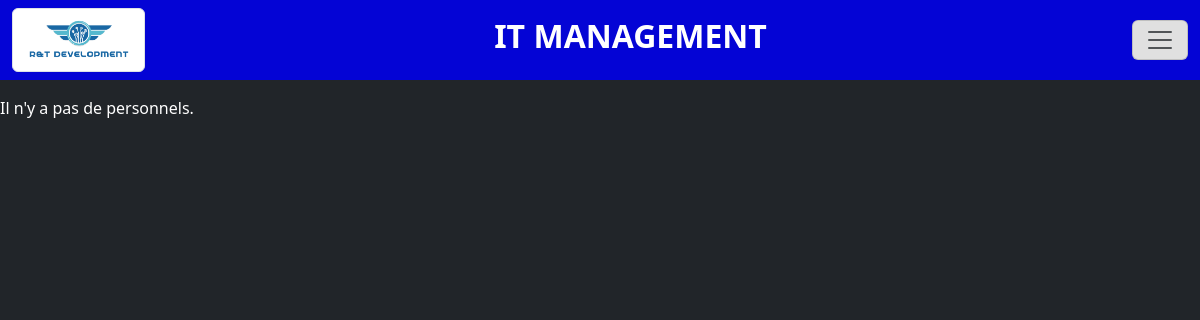
Before: /project/liste_personnel/ with the older database file.
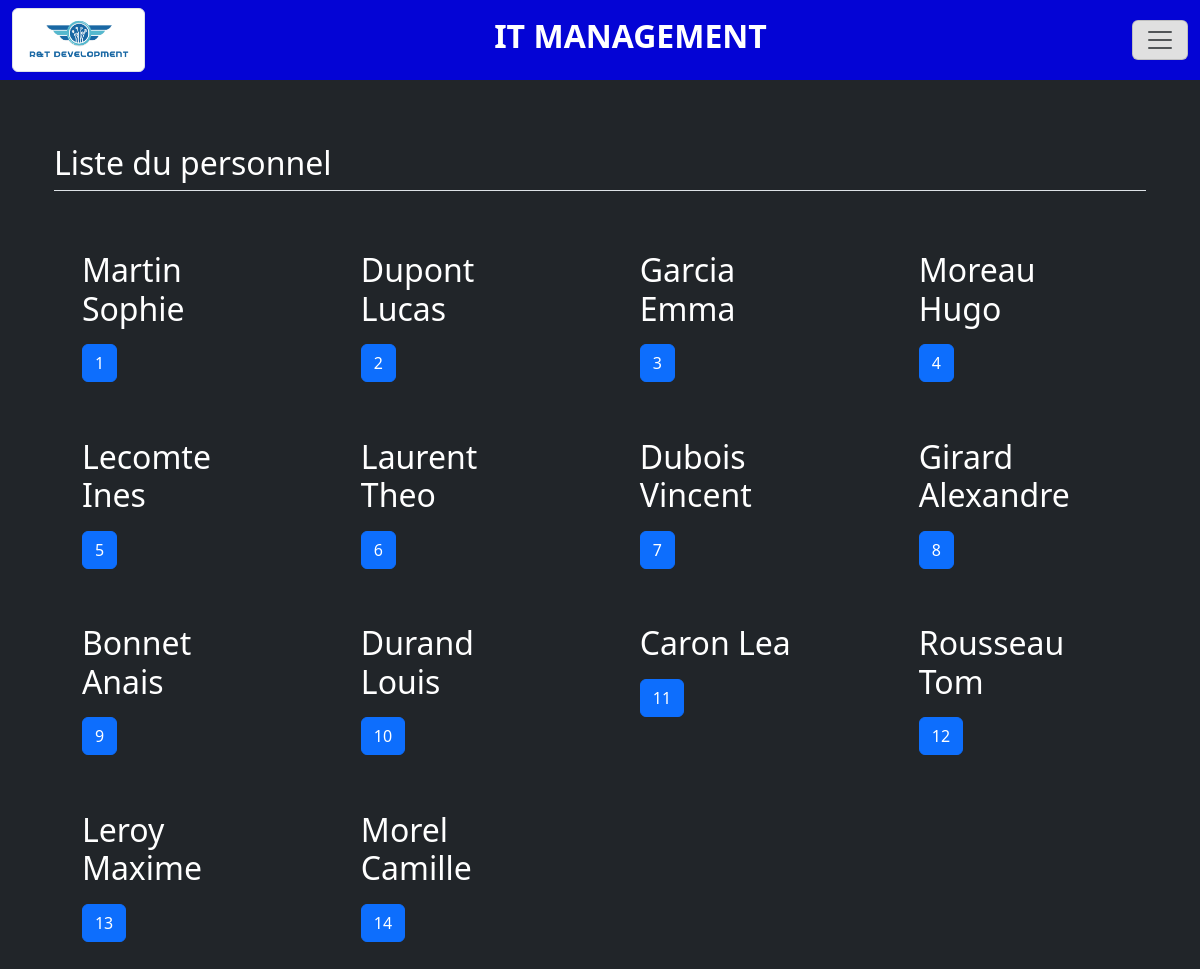
After: the same page with the newer database file.
### project/models.py (models this page shows)
class Personnel(models.Model):
    POSTE = (
        ('Technicien', ('Technicien - Takes care of the maintenance')),
        ('Manager', ('Manager - Lead a team of Technicien')),
        ('Employee', ('Employee - Work on the PC/Mac at the office')),
        ('Administrator', ('Administrator - Install the network and maintain it'))
    )
    ETAT = (
        ('connecte', ('Utilisateur en ligne')),
        ('hors ligne', ('Utilisateur hors ligne')),
    )
    id = models.AutoField(primary_key=True, editable=False)
    nom = models.CharField(max_length=20)
    prenom = models.CharField(max_length=15)
    poste = models.CharField(max_length=32, choices=POSTE, default='Employee')
    etat = models.CharField(max_length= 16, choices=ETAT, default='connecte')

### project/views.py (the view)
# urls.py: path('liste_personnel/', views.liste_personnel, name='liste_personnel'),
def liste_personnel(request) :
    personnels = Personnel.objects.all()
    context = {
        'personnels' : personnels,
    }
    return render(request, 'templates/liste_personnel.html', context)

### project/templates/liste_personnel.html (shortened to what this page needs)
{% extends "index.html" %}
{% block sidebar %}
  <nav class="navbar nvbar fixed-top">
    <div class="container-fluid">
        {% load static %}
      <img src="{% static 'images/rtdev.png' %}" class="rtdev img-thumbnail" alt="...">
      <h1 class="navbar-brand fs-2 fw-semibold text-center ">IT MANAGEMENT</h1>
      <button class="navbar-toggler" type="button" data-bs-toggle="offcanvas" data-bs-target="#offcanvasNavbar" aria-controls="offcanvasNavbar" aria-label="Toggle navigation">
        <span class="navbar-toggler-icon"></span>
      </button>
    </div>
  </nav>
  <div class="longueur"></div>
  {% endblock %}
  {% block content %}
  {% if personnels %}
      <div class="container px-4 py-5" id="hanging-icons">
          <h2 class="pb-2 border-bottom">Liste du personnel</h2>
          <div class="row g-4 py-5 row-cols-1 row-cols-lg-5">
              {% for personnel in personnels %}
                  <div class="col d-flex align-items-start mach_block">
                      <div>
                      <h3 class="fs-2">{{ personnel.nom}} {{personnel.prenom}}</h3>
                      <a href="{% url 'personnel_view' personnel.id %}" class="btn btn-primary">
                          {{ personnel.id}}
                      </a>
                      </div>
                  </div>
              {% endfor %}
          </div>
      </div>
      {% else %}
      <p>Il n'y a pas de personnels.</p>
  {% endif %}
{% endblock %}

### project/templates/index.html (shortened to what this page needs)
<!DOCTYPE html>
<html lang="en">
<head>
    {% load static %}
    <link rel="stylesheet" href="{% static 'css/bootstrap.min.css' %}">
    <link rel="stylesheet" href="{% static 'css/style.css' %}">
</head>
<body>
    {% block sidebar %}{% endblock %}
      {% block content %}
      {% endblock %}
</body>
</html>

### project/static/css/style.css (style rules this page uses)
.nvbar { background-color: rgb(4, 4, 213); }
.navbar-brand { color: white; text-transform: uppercase; }
.navbar-toggler { background-color: #E0E0E0; }
body { background-color: #212529; color: white; }
.rtdev { height: 4rem; }
.longueur { height: 6rem; }
.mach_block { margin: 1.744rem; }

Changed rows visible on the page:
added Personnel: nom "Martin", prenom "Sophie", id "1"
added Personnel: nom "Dupont", prenom "Lucas", id "2"
added Personnel: nom "Garcia", prenom "Emma", id "3"
added Personnel: nom "Moreau", prenom "Hugo", id "4"
added Personnel: nom "Lecomte", prenom "Ines", id "5"
added Personnel: nom "Laurent", prenom "Theo", id "6"
added Personnel: nom "Dubois", prenom "Vincent", id "7"
added Personnel: nom "Girard", prenom "Alexandre", id "8"
added Personnel: nom "Bonnet", prenom "Anais", id "9"
added Personnel: nom "Durand", prenom "Louis", id "10"
added Personnel: nom "Caron", prenom "Lea", id "11"
added Personnel: nom "Rousseau", prenom "Tom", id "12"
added Personnel: nom "Leroy", prenom "Maxime", id "13"
added Personnel: nom "Morel", prenom "Camille", id "14"
Other visible differences:
text no longer shown: "Il n'y a pas de personnels."
text now shown: "Liste du personnel"
